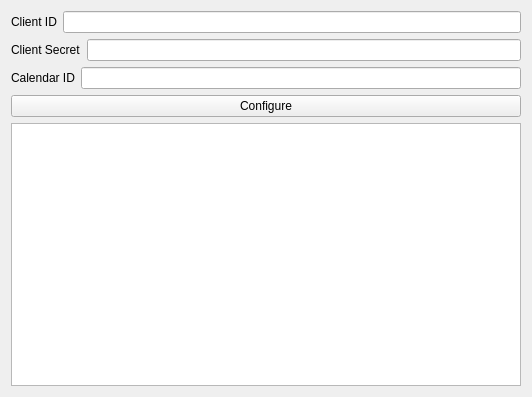
<?xml version="1.0" encoding="UTF-8"?>
<ui version="4.0">
 <class>Form</class>
 <widget class="QWidget" name="Form">
  <property name="geometry">
   <rect>
    <x>0</x>
    <y>0</y>
    <width>532</width>
    <height>397</height>
   </rect>
  </property>
  <property name="windowTitle">
   <string>SparkCore LED Calendar</string>
  </property>
  <layout class="QVBoxLayout" name="verticalLayout">
   <item>
    <layout class="QHBoxLayout" name="horizontalLayout_3">
     <item>
      <widget class="QLabel" name="label_2">
       <property name="text">
        <string>Client ID</string>
       </property>
      </widget>
     </item>
     <item>
      <widget class="QLineEdit" name="clientIDInput"/>
     </item>
    </layout>
   </item>
   <item>
    <layout class="QHBoxLayout" name="horizontalLayout_4">
     <item>
      <widget class="QLabel" name="label_3">
       <property name="text">
        <string>Client Secret</string>
       </property>
      </widget>
     </item>
     <item>
      <widget class="QLineEdit" name="clientSecretInput"/>
     </item>
    </layout>
   </item>
   <item>
    <layout class="QHBoxLayout" name="horizontalLayout_5">
     <item>
      <widget class="QLabel" name="label_4">
       <property name="text">
        <string>Calendar ID</string>
       </property>
      </widget>
     </item>
     <item>
      <widget class="QLineEdit" name="calendarIDInput"/>
     </item>
    </layout>
   </item>
   <item>
    <layout class="QHBoxLayout" name="horizontalLayout_2">
     <item>
      <widget class="QPushButton" name="configureButton">
       <property name="text">
        <string>Configure</string>
       </property>
      </widget>
     </item>
    </layout>
   </item>
   <item>
    <layout class="QVBoxLayout" name="verticalLayout_4">
     <item>
      <widget class="QTextBrowser" name="textBrowser"/>
     </item>
    </layout>
   </item>
  </layout>
 </widget>
 <resources/>
 <connections/>
</ui>
